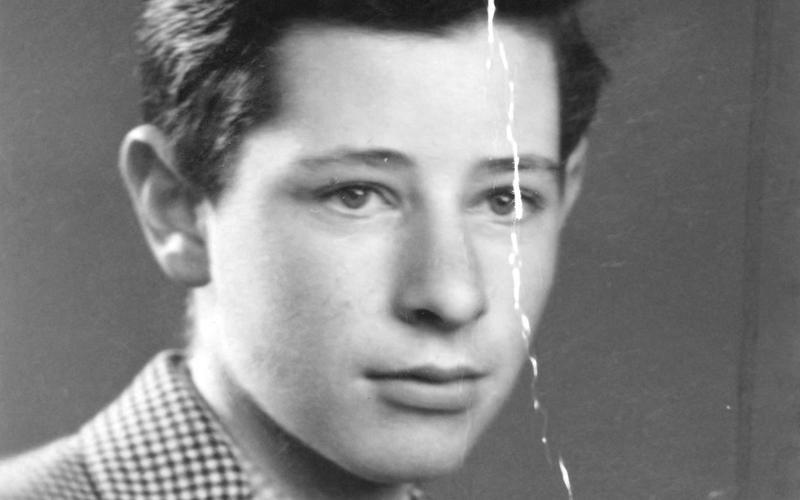
#> input picture Backend/images/image02.jpeg, 800 x 500 px
$ python -i restoration.py   (imports and definitions only)   (older library calls are emulated)
#> lines starting #> are read from the running program, lines starting #| are printed output that depends on the picture; after the words box and inside, x2 and y2 are one past the last pixel; in counts of white or black regions, pixels touching at a corner belong together
#> further down, picture is the input picture: shape (500, 800); min 20, max 255, mean 131.1
"""Unified classical photo restoration engine.

The public API intentionally lives in this one module so the Streamlit app,
tests, and command-line helper all use the same detection and restoration
implementation.  Crack candidates are refined once; compact dust candidates
are unioned afterwards so crack-specific geometry rules cannot erase them.
"""

from __future__ import annotations

from collections.abc import Mapping, MutableMapping
from dataclasses import dataclass, field
import json
from pathlib import Path
from typing import Any

import cv2
import numpy as np
from PIL import Image


__all__ = [
    "DetectionResult",
    "RestorationResult",
    "detect_cracks",
    "detect_dust",
    "detect_damage",
    "restore_from_mask",
    "restore_image",
]


# ── Internal constants ────────────────────────────────────────────────────────
_MAX_COVERAGE: float = 0.20    # warn if mask exceeds this fraction of the image
_TINY_COVERAGE: float = 0.005  # below this use fast Navier-Stokes directly


_MASK_STAGE_TOKENS = (
    "mask",
    "candidate",
    "seed",
    "hysteresis",
    "frangi_binary",
    "frangi_gated",
    "crack",
    "dust",
    "damage",
)


# ── Data classes ──────────────────────────────────────────────────────────────

@dataclass
class DetectionResult:
    """Output of ``detect_damage``; pass directly to ``restore_from_mask``."""
    mask_np: np.ndarray        # uint8 {0, 255} at original image resolution
    mask_image: Image.Image    # PIL L-mode mask for display / download
    coverage: float            # fraction of image pixels in the mask
    warning: str | None = None
    saved_steps: dict[str, str] = field(default_factory=dict)
    debug_dir: str | None = None


@dataclass
class RestorationResult:
    """Final output returned to the UI / API caller."""
    image: Image.Image
    mask: Image.Image
    mask_coverage: float
    steps: list[str]
    warning: str | None = None
    restoration_applied: bool = False
    backend_used: str = "none"
    saved_steps: dict[str, str] = field(default_factory=dict)
    debug_dir: str | None = None


# ── Image Conversions & Helpers ───────────────────────────────────────────────

def pil_to_bgr(image: Image.Image) -> np.ndarray:
    rgb = np.asarray(image.convert("RGB"))
    return cv2.cvtColor(rgb, cv2.COLOR_RGB2BGR)


def bgr_to_pil(image: np.ndarray) -> Image.Image:
    rgb = cv2.cvtColor(np.clip(image, 0, 255).astype(np.uint8), cv2.COLOR_BGR2RGB)
    return Image.fromarray(rgb)


# [4 lines left out: function luminance, not called in this run]


def normalize_luminance(gray: np.ndarray) -> np.ndarray:
    return np.clip(gray, 0, 255).astype(np.uint8, copy=True)


def _mask_image(mask: np.ndarray) -> Image.Image:
    return Image.fromarray(((mask > 0).astype(np.uint8) * 255), mode="L")


# [229 lines left out: functions _make_red_overlay_bgr, _generate_step_index, _is_mask_stage, _step_metrics, _write_step_metrics, _save_step_image and 4 more, not called in this run]


# ── Crack Detection Math & Filtering Helpers ──────────────────────────────────

def _line_kernel(length: int, angle: int) -> np.ndarray:
    size = max(3, int(length) | 1)
    kernel = np.zeros((size, size), dtype=np.uint8)
    centre = size // 2
    radians = np.deg2rad(angle)
    dx = int(np.cos(radians) * centre)
    dy = int(np.sin(radians) * centre)
    cv2.line(kernel, (centre - dx, centre - dy), (centre + dx, centre + dy), 1, 1)
    return kernel


def _robust_threshold(values: np.ndarray, sensitivity: float) -> float:
    finite = values[np.isfinite(values) & (values > 0)]
    if finite.size == 0:
        return 255.0
    level = float(np.clip((sensitivity - 0.25) / 1.75, 0.0, 1.0))
    median = float(np.median(finite))
    mad = float(np.median(np.abs(finite - median)))
    quantile = float(np.quantile(finite, 0.985 - 0.055 * level))
    return min(float(np.max(finite)), max(7.0 / sensitivity, quantile, median + 3.0 * mad / sensitivity))


def _contrast_threshold(values: np.ndarray, sensitivity: float) -> float:
    positive = values[np.isfinite(values) & (values > 0)]
    if positive.size == 0:
        return 255.0
    level = float(np.clip((sensitivity - 0.25) / 1.75, 0.0, 1.0))
    quantile = float(np.quantile(positive, 0.985 - 0.055 * level))
    return max(8.0 / sensitivity, quantile * 0.78)


def _shift(image: np.ndarray, dx: int, dy: int) -> np.ndarray:
    height, width = image.shape[:2]
    matrix = np.array(
        [[1.0, 0.0, float(dx)], [0.0, 1.0, float(dy)]],
        dtype=np.float32,
    )
    return cv2.warpAffine(
        image,
        matrix,
        (width, height),
        flags=cv2.INTER_LINEAR,
        borderMode=cv2.BORDER_REFLECT101,
    )


def _noise_level(gray: np.ndarray) -> float:
    values = gray.astype(np.float32)
    smooth = cv2.GaussianBlur(values, (0, 0), sigmaX=2.0)
    residual = np.abs(values - smooth)
    median = float(np.median(residual))
    return max(0.5, 1.4826 * median)


def _close_fragments(mask: np.ndarray, sensitivity: float) -> np.ndarray:
    if not np.any(mask):
        return mask
    level = float(np.clip((sensitivity - 0.25) / 1.75, 0.0, 1.0))
    max_gap = 1 + int(round(level * 2.0))
    result = mask.copy()
    for angle in range(0, 180, 15):
        for length in (3, 3 + 2 * max_gap):
            kernel = _line_kernel(length, angle)
            closed = cv2.morphologyEx(mask, cv2.MORPH_CLOSE, kernel)
            result = np.maximum(result, closed)
    return result


def _as_binary(mask: np.ndarray) -> np.ndarray:
    return ((mask > 0).astype(np.uint8) * 255).astype(np.uint8)


# [43 lines left out: function _compute_frangi_native, not called in this run]


def _compute_frangi(source: np.ndarray, sensitivity: float, detect_dark: bool) -> tuple[np.ndarray, np.ndarray]:
    try:
        from skimage.filters import frangi
        gray_float = source.astype(np.float64) / 255.0
        level = float(np.clip((sensitivity - 0.25) / 1.75, 0.0, 1.0))
        vesselness = frangi(gray_float, sigmas=range(1, 7), black_ridges=False, mode="reflect")
        if detect_dark:
            dark_v = frangi(gray_float, sigmas=range(1, 7), black_ridges=True, mode="reflect")
            vesselness = np.maximum(vesselness, dark_v)
        pos = vesselness[vesselness > 0]
        if pos.size == 0:
            return np.zeros(source.shape[:2], dtype=np.uint8), vesselness.astype(np.float32)
        q = float(np.clip(0.97 - 0.04 * level, 0.90, 0.98))
        thresh = float(np.quantile(pos, q))
        binary = ((vesselness >= thresh).astype(np.uint8) * 255)
        return binary, vesselness.astype(np.float32)
    except ImportError:
        return _compute_frangi_native(source, sensitivity, detect_dark)


def _elongation(component: np.ndarray) -> float:
    points = np.column_stack(np.where(component > 0))
    if len(points) < 3:
        return 1.0
    covariance = np.cov(points.astype(np.float32), rowvar=False)
    eigenvalues = np.linalg.eigvalsh(covariance)
    return float((eigenvalues[-1] + 1e-3) / (eigenvalues[0] + 1e-3))


def refine_mask(
    mask: np.ndarray,
    image_shape: tuple[int, ...],
    strength: float = 1.0,
    gray: np.ndarray | None = None,
    *,
    sensitivity: float | None = None,
    expansion: float | None = None,
    preserve_mask: np.ndarray | None = None,
) -> np.ndarray:
    """Filter broad non-crack blobs and enforce crack-like geometry.

    ``strength`` and ``expansion`` remain accepted for compatibility with the
    old split-module API, but mask expansion is intentionally disabled.  A
    supplied ``preserve_mask`` is used for high-confidence ridge pixels that
    would otherwise be discarded only because their connected component is
    small. This keeps fine Frangi crack detail without sending dust through
    crack-specific filtering.
    """
    mask = np.asarray(mask)
    if mask.ndim != 2 or mask.size == 0:
        raise ValueError("refine_mask expects a non-empty two-dimensional mask")
    if tuple(image_shape[:2]) != mask.shape:
        raise ValueError("image_shape must match the mask dimensions")
    if gray is not None:
        gray = np.asarray(gray)
        if gray.ndim != 2 or gray.shape != mask.shape:
            raise ValueError("gray must match the mask dimensions")
        gray = np.clip(np.nan_to_num(gray, nan=0.0, posinf=255.0, neginf=0.0), 0, 255).astype(np.uint8)
    if preserve_mask is not None:
        preserve_mask = np.asarray(preserve_mask)
        if preserve_mask.ndim != 2 or preserve_mask.shape != mask.shape:
            raise ValueError("preserve_mask must match the mask dimensions")

    sensitivity_value = float(1.0 if sensitivity is None else sensitivity)
    sensitivity_value = float(np.clip(sensitivity_value, 0.25, 2.0))

    binary = ((np.isfinite(mask) & (mask > 0)).astype(np.uint8) * 255)
    if not np.any(binary):
        return binary

    # Close small response gaps
    joined = binary.copy()
    gap_length = 3 if sensitivity_value < 1.5 else 5
    for kernel in (
        np.ones((1, gap_length), np.uint8),
        np.ones((gap_length, 1), np.uint8),
        np.eye(gap_length, dtype=np.uint8),
        np.fliplr(np.eye(gap_length, dtype=np.uint8)),
    ):
        joined = cv2.bitwise_or(joined, cv2.morphologyEx(binary, cv2.MORPH_CLOSE, kernel))
    binary = joined

    count, labels, stats, _ = cv2.connectedComponentsWithStats(binary, connectivity=8)
    height, width = mask.shape
    min_area = max(3, int(round(8.0 / sensitivity_value)))
    kept = np.zeros_like(binary)

    for index in range(1, count):
        area = int(stats[index, cv2.CC_STAT_AREA])
        x, y = stats[index, cv2.CC_STAT_LEFT], stats[index, cv2.CC_STAT_TOP]
        box_w, box_h = stats[index, cv2.CC_STAT_WIDTH], stats[index, cv2.CC_STAT_HEIGHT]
        box_area = max(1, box_w * box_h)
        fill = area / box_area

        margin = 4
        left, top = max(0, x - margin), max(0, y - margin)
        right, bottom = min(width, x + box_w + margin), min(height, y + box_h + margin)
        component = (labels[top:bottom, left:right] == index).astype(np.uint8)
        max_dim = max(box_w, box_h)

        if area < min_area or max_dim < 6:
            continue

        distances = cv2.distanceTransform(np.pad(component, 1), cv2.DIST_L2, 5)[1:-1, 1:-1]
        thickness = 2.0 * float(np.quantile(distances[component > 0], 0.85))
        if thickness > 20.0:
            continue

        elongation = _elongation(component)
        crack_like = (
            (elongation >= 3.0 and max_dim >= max(7.0, thickness * 2.5))
            or (fill <= 0.40 and max_dim >= max(9.0, thickness * 3.0))
        )
        if not crack_like:
            continue

        if gray is not None:
            surround = cv2.dilate(component, cv2.getStructuringElement(cv2.MORPH_ELLIPSE, (7, 7))) > 0
            ring = surround & (binary[top:bottom, left:right] == 0)
            if not np.any(ring):
                continue
            pixels = gray[top:bottom, left:right]
            inner = pixels[component > 0]
            outer = pixels[ring]
            contrast = max(
                float(np.quantile(inner, 0.60)) - float(np.quantile(outer, 0.75)),
                float(np.quantile(outer, 0.25)) - float(np.quantile(inner, 0.40)),
            )
            if contrast < 5.0 / sensitivity_value and thickness < 2.0:
                continue

        region = kept[top:bottom, left:right]
        region[component > 0] = 255
        kept[top:bottom, left:right] = region

    if preserve_mask is not None:
        # Frangi is already thresholded and flank-gated before it reaches this
        # function. Preserve those high-confidence ridge pixels even when a
        # fine crack fragment is too small for the component geometry rules.
        kept = cv2.bitwise_or(kept, _as_binary(preserve_mask))

    return ((kept > 0).astype(np.uint8) * 255).astype(np.uint8)


# ── Crack & Dust Detectors ───────────────────────────────────────────────────

# [81 lines left out: function detect_dust, not called in this run]


def detect_cracks(
    gray: np.ndarray,
    strength: float = 1.0,
    sensitivity: float | None = None,
    detect_dark: bool = False,
    *,
    include_dark: bool | None = None,
    dark: bool | None = None,
    expansion: float = 0.0,
    steps_dict: MutableMapping[str, np.ndarray] | None = None,
) -> np.ndarray:
    """Detect line-like bright cracks and optional dark cracks."""
#> called with strength = 1, detect_dark = False, expansion = 0
    if gray.ndim != 2 or gray.size == 0:
        raise ValueError("detect_cracks expects a non-empty grayscale image")
    if include_dark is not None:
        detect_dark = bool(include_dark)
    if dark is not None:
        detect_dark = bool(dark)

    selected_sensitivity = strength if sensitivity is None else sensitivity
    sensitivity_value = float(np.clip(float(selected_sensitivity), 0.25, 2.0))

    clean = np.clip(np.nan_to_num(np.asarray(gray), nan=0.0, posinf=255.0, neginf=0.0), 0, 255).astype(np.uint8)
    source = clean.astype(np.float32)
    smooth = cv2.GaussianBlur(source, (3, 3), 0)
    background = cv2.GaussianBlur(source, (0, 0), sigmaX=8.0)
    noise = _noise_level(clean)
#> in _noise_level, `median = float(np.median(residual))`: median = 1.37
#> noise = 2.03
    local_contrast = source - background
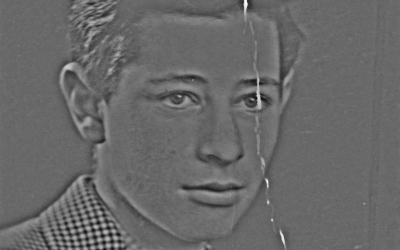
#> local_contrast: shape (500, 800) float32 (shown at 1/2 size); min -99.69, max 142.7, mean 0; drawn with min black and max white
    contrast_threshold = max(_contrast_threshold(np.abs(local_contrast), sensitivity_value), noise * 1.5 / sensitivity_value)
#> in _contrast_threshold, `quantile = float(np.quantile(positive, 0.985 - 0.055 * level))`: quantile = 34.19
#> contrast_threshold = 26.67
    bright_pixels = local_contrast >= contrast_threshold
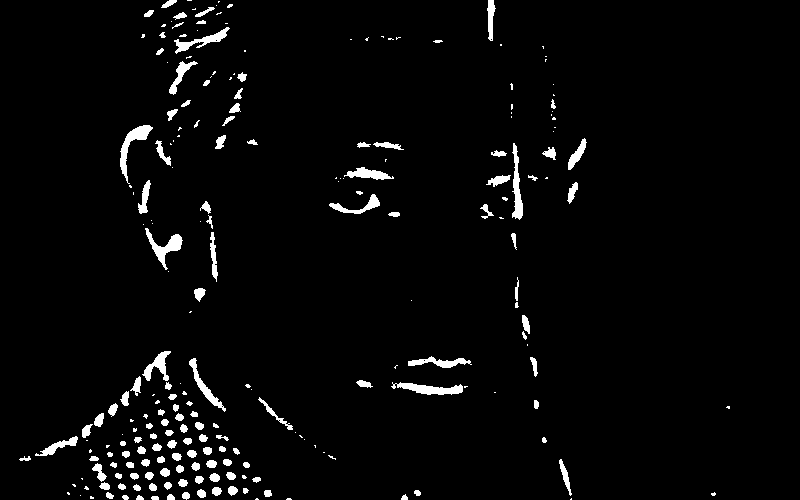
#> bright_pixels: shape (500, 800) bool; 3.1% white; 230 white regions (98 under 20 px), largest, box (x1, y1, x2, y2) and area: (120, 125, 153, 184) 516, (391, 382, 463, 395) 496, (145, 228, 183, 270) 482
    dark_pixels = local_contrast <= -contrast_threshold
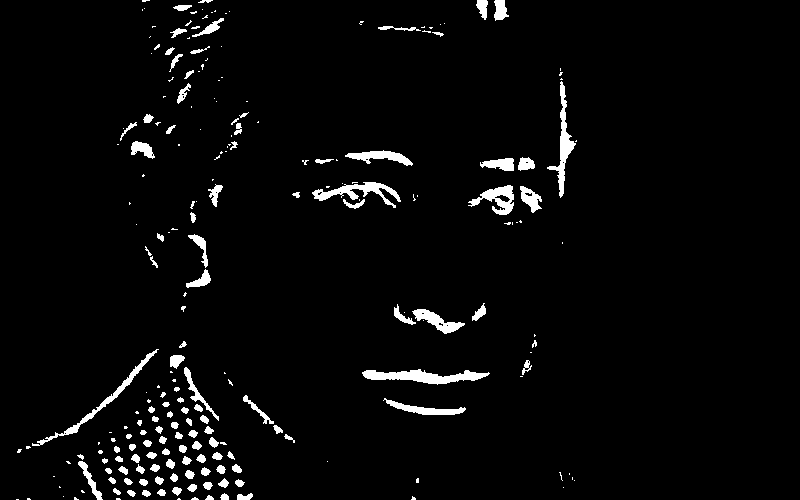
#> dark_pixels: shape (500, 800) bool; 3.4% white; 229 white regions (113 under 20 px), largest, box (x1, y1, x2, y2) and area: (362, 369, 490, 385) 1046, (547, 81, 576, 198) 784, (312, 182, 401, 208) 769

    bright_response = np.zeros_like(smooth, dtype=np.float32)
    dark_response = np.zeros_like(smooth, dtype=np.float32)

    # Orientation sweep: build response maps
    shifts_cache: dict[tuple[int, int], tuple[np.ndarray, np.ndarray]] = {}
    for radius in (2, 3, 5, 8, 12):
        for angle in range(0, 180, 15):
            radians = np.deg2rad(angle)
            dx = int(round(-np.sin(radians) * radius))
            dy = int(round(np.cos(radians) * radius))
            side_a = _shift(smooth, dx, dy)
            side_b = _shift(smooth, -dx, -dy)
            shifts_cache[(radius, angle)] = (side_a, side_b)
            bright_response = np.maximum(bright_response, np.minimum(smooth - side_a, smooth - side_b))
            if detect_dark:
                dark_response = np.maximum(dark_response, np.minimum(side_a - smooth, side_b - smooth))
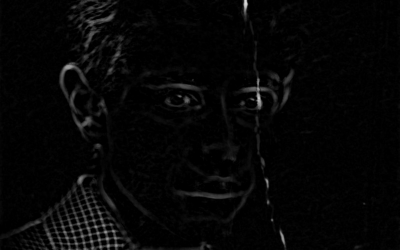
#> bright_response: shape (500, 800) float32 (shown at 1/2 size); min 0, max 218.9, mean 6.1
#> dark_response: shape (500, 800) float32; every value is 0
#> after the loop, shifts_cache = 60 items

    bright_threshold = max(_robust_threshold(bright_response, sensitivity_value), noise * 2.5 / sensitivity_value)
#> in _robust_threshold, `median = float(np.median(finite))`: median = 2.94
#> in _robust_threshold, `mad = float(np.median(np.abs(finite - median)))`: mad = 1.81
#> in _robust_threshold, `quantile = float(np.quantile(finite, 0.985 - 0.055 * level))`: quantile = 45.17
#> bright_threshold = 45.17
    dark_threshold = max(_robust_threshold(dark_response, sensitivity_value), noise * 2.5 / sensitivity_value)
#> dark_threshold = 255
    if bright_response.max() > 0:
        bright_threshold = min(bright_threshold, float(bright_response.max()) * 0.75)
    if dark_response.max() > 0:
        dark_threshold = min(dark_threshold, float(dark_response.max()) * 0.75)

    candidates = np.zeros_like(clean, dtype=np.uint8)
    seeds = np.zeros_like(clean, dtype=np.uint8)

    # Reuse cached shifted arrays for longitudinal continuity
    for radius in (2, 3, 5, 8, 12):
        for angle in range(0, 180, 15):
            side_a, side_b = shifts_cache[(radius, angle)]
            responses = [(np.minimum(smooth - side_a, smooth - side_b), bright_pixels, bright_threshold)]
            if detect_dark:
                responses.append((np.minimum(side_a - smooth, side_b - smooth), dark_pixels, dark_threshold))
            kernel = _line_kernel(max(7, radius * 4 + 1), angle).astype(np.float32)
            kernel /= kernel.sum()
            for response, local_pixels, response_thresh in responses:
                evidence = (response >= response_thresh) & local_pixels
                along = cv2.filter2D(evidence.astype(np.float32), cv2.CV_32F, kernel, borderType=cv2.BORDER_CONSTANT)
                candidates |= evidence.astype(np.uint8)
                seeds |= (evidence & (along >= 0.60)).astype(np.uint8)
#> this loop made 5 passes
#> candidates: shape (500, 800); values 0 (black) and 1 (white), 2% white; 170 white regions (66 under 20 px), largest, box (x1, y1, x2, y2) and area: (120, 125, 151, 184) 495, (146, 229, 183, 262) 410, (174, 27, 230, 54) 396
#> kernel: shape (49, 49) float32; values 0 (black) and 0.0213 (white), 2% white in thin lines or dots, all inside (x1, y1, x2, y2) = (1, 18, 48, 31)
#> seeds: shape (500, 800); values 0 (black) and 1 (white), 0.38% white; 42 white regions (30 under 20 px), largest, box (x1, y1, x2, y2) and area: (514, 156, 522, 215) 251, (121, 131, 143, 175) 207, (181, 29, 226, 45) 169

    raw_candidates = candidates.copy()

    # Hysteresis: keep components containing at least one seed pixel
    count, labels = cv2.connectedComponents(candidates, connectivity=8)
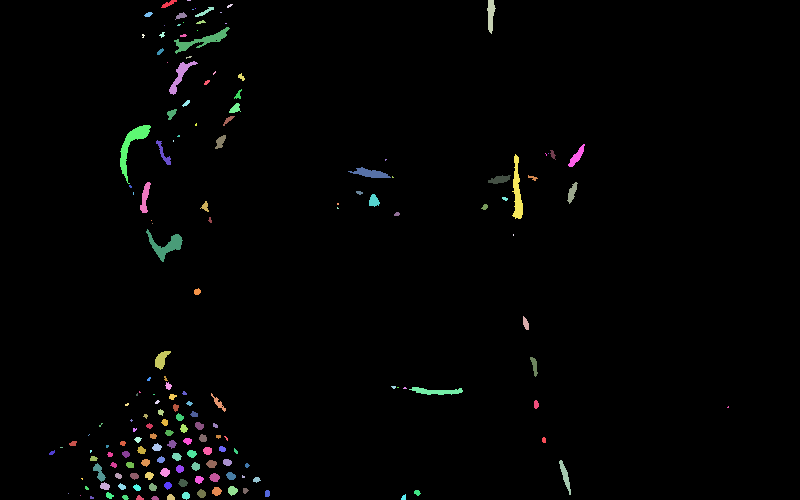
#> labels: shape (500, 800) int32; 171 distinct labels, from 0 to 170; one colour per label, 0 black
#> count = 171
    supported = np.zeros(count, dtype=np.uint8)
#> supported = 171 values from 0 to 0
    supported[np.unique(labels[seeds > 0])] = 1
    supported[0] = 0
    candidates = supported[labels]
    hysteresis_candidates = candidates.copy()

    # Close small response gaps
    symmetry_binary = _as_binary(_close_fragments(candidates, sensitivity_value))
#> in _close_fragments, `level = float(np.clip((sensitivity - 0.25) / 1.75, 0.0, 1.0))`: level = 0.429
#> in _close_fragments, `max_gap = 1 + int(round(level * 2.0))`: max_gap = 2
#> the loop in _close_fragments, `for angle in range(0, 180, 15):` made 12 passes
#> after the loop in _close_fragments, `for angle in range(0, 180, 15):`:
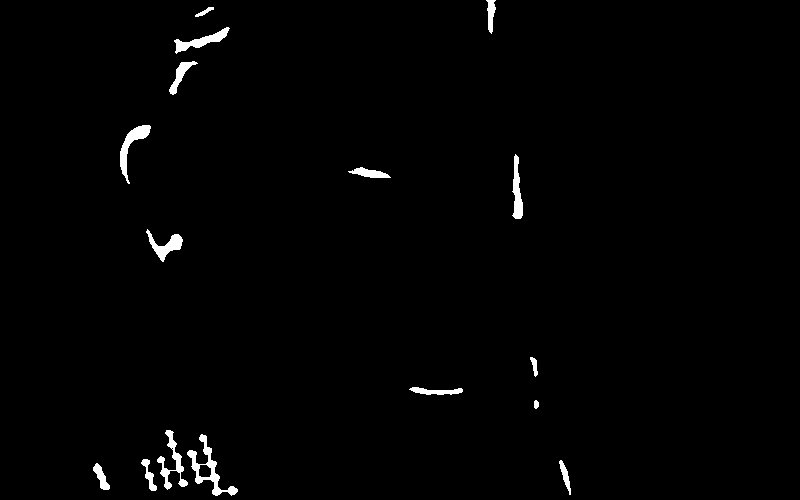
#> result: shape (500, 800); values 0 (black) and 1 (white), 1.2% white; 16 white regions, largest, box (x1, y1, x2, y2) and area: (187, 434, 238, 496) 713, (120, 125, 151, 184) 532, (157, 430, 188, 490) 517

    # Frangi vesselness filter
    frangi_binary, frangi_vesselness = _compute_frangi(clean, sensitivity_value, detect_dark)
#> in _compute_frangi, `level = float(np.clip((sensitivity - 0.25) / 1.75, 0.0, 1.0))`: level = 0.429
#> in _compute_frangi, `q = float(np.clip(0.97 - 0.04 * level, 0.90, 0.98))`: q = 0.953
#> in _compute_frangi, `thresh = float(np.quantile(pos, q))`: thresh = 0.0118
#> in _compute_frangi, `binary = ((vesselness >= thresh).astype(np.uint8) * 255)`:
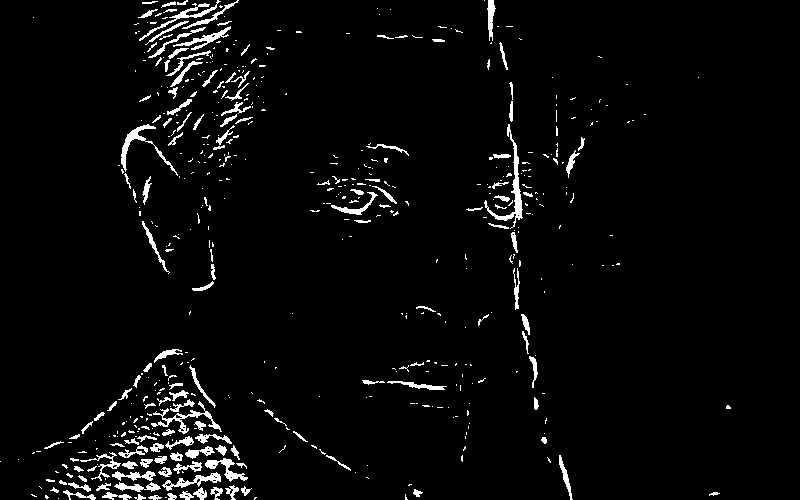
#> binary: shape (500, 800); 3.6% white; 526 white regions (375 under 20 px), largest, box (x1, y1, x2, y2) and area: (484, 124, 523, 229) 618, (121, 124, 178, 176) 460, (151, 401, 222, 434) 449
    flank_support = (bright_response >= max(1.0, noise * 1.5 / sensitivity_value))
#> flank_support: shape (500, 800) bool; 37.9% white; 2675 white regions (2089 under 20 px), largest, box (x1, y1, x2, y2) and area: (0, 0, 518, 500) 67942, (401, 0, 627, 500) 16989, (533, 0, 609, 72) 1685
#> (the rest of the program and of its run is left out)
